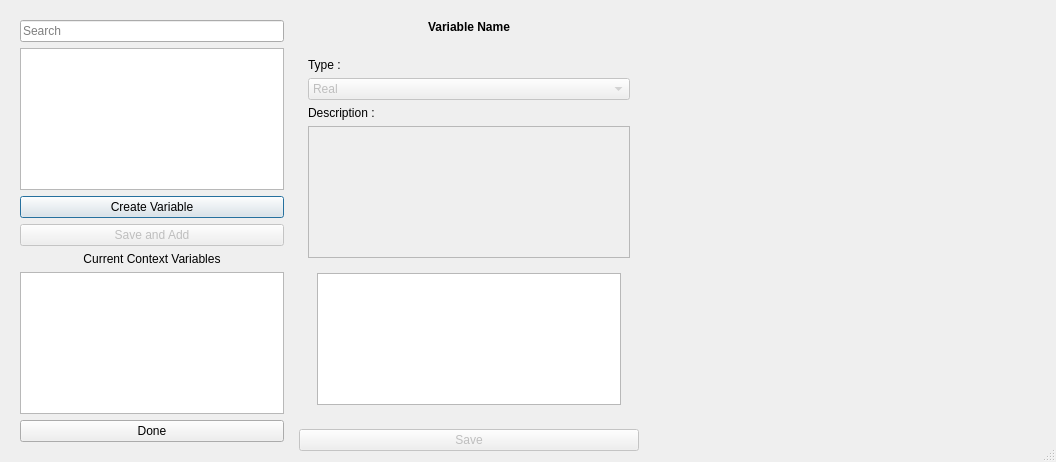
<?xml version="1.0" encoding="UTF-8"?>
<ui version="4.0">
 <class>ContextVariablesDialog</class>
 <widget class="QDialog" name="ContextVariablesDialog">
  <property name="windowModality">
   <enum>Qt::ApplicationModal</enum>
  </property>
  <property name="geometry">
   <rect>
    <x>0</x>
    <y>0</y>
    <width>1052</width>
    <height>462</height>
   </rect>
  </property>
  <property name="windowTitle">
   <string>Select Context Variables</string>
  </property>
  <property name="locale">
   <locale language="English" country="UnitedStates"/>
  </property>
  <property name="sizeGripEnabled">
   <bool>true</bool>
  </property>
  <property name="modal">
   <bool>true</bool>
  </property>
  <layout class="QHBoxLayout" name="horizontalLayout" stretch="2,1,3">
   <item>
    <widget class="QFrame" name="frame_3">
     <property name="frameShape">
      <enum>QFrame::NoFrame</enum>
     </property>
     <property name="frameShadow">
      <enum>QFrame::Raised</enum>
     </property>
     <layout class="QVBoxLayout" name="verticalLayout_2">
      <item>
       <widget class="QLineEdit" name="search_box">
        <property name="placeholderText">
         <string>Search</string>
        </property>
       </widget>
      </item>
      <item>
       <widget class="QTableView" name="tableView">
        <property name="sizePolicy">
         <sizepolicy hsizetype="Preferred" vsizetype="Expanding">
          <horstretch>0</horstretch>
          <verstretch>0</verstretch>
         </sizepolicy>
        </property>
        <property name="minimumSize">
         <size>
          <width>264</width>
          <height>0</height>
         </size>
        </property>
        <property name="contextMenuPolicy">
         <enum>Qt::CustomContextMenu</enum>
        </property>
        <property name="alternatingRowColors">
         <bool>true</bool>
        </property>
        <property name="selectionMode">
         <enum>QAbstractItemView::SingleSelection</enum>
        </property>
        <property name="selectionBehavior">
         <enum>QAbstractItemView::SelectRows</enum>
        </property>
        <property name="sortingEnabled">
         <bool>true</bool>
        </property>
        <property name="cornerButtonEnabled">
         <bool>false</bool>
        </property>
        <attribute name="horizontalHeaderShowSortIndicator" stdset="0">
         <bool>true</bool>
        </attribute>
        <attribute name="horizontalHeaderStretchLastSection">
         <bool>true</bool>
        </attribute>
        <attribute name="verticalHeaderCascadingSectionResizes">
         <bool>true</bool>
        </attribute>
        <attribute name="verticalHeaderShowSortIndicator" stdset="0">
         <bool>false</bool>
        </attribute>
        <attribute name="verticalHeaderStretchLastSection">
         <bool>true</bool>
        </attribute>
       </widget>
      </item>
      <item>
       <widget class="QPushButton" name="create_varible_button">
        <property name="text">
         <string>Create Variable</string>
        </property>
       </widget>
      </item>
      <item>
       <widget class="QPushButton" name="add_button">
        <property name="enabled">
         <bool>false</bool>
        </property>
        <property name="text">
         <string>Save and Add</string>
        </property>
       </widget>
      </item>
      <item>
       <spacer name="verticalSpacer">
        <property name="orientation">
         <enum>Qt::Vertical</enum>
        </property>
        <property name="sizeType">
         <enum>QSizePolicy::Expanding</enum>
        </property>
        <property name="sizeHint" stdset="0">
         <size>
          <width>20</width>
          <height>10</height>
         </size>
        </property>
       </spacer>
      </item>
      <item>
       <widget class="QLabel" name="label">
        <property name="text">
         <string>Current Context Variables</string>
        </property>
        <property name="alignment">
         <set>Qt::AlignCenter</set>
        </property>
       </widget>
      </item>
      <item>
       <widget class="QTableView" name="current_variables">
        <property name="contextMenuPolicy">
         <enum>Qt::CustomContextMenu</enum>
        </property>
        <property name="alternatingRowColors">
         <bool>true</bool>
        </property>
        <property name="selectionBehavior">
         <enum>QAbstractItemView::SelectRows</enum>
        </property>
        <property name="sortingEnabled">
         <bool>true</bool>
        </property>
        <attribute name="horizontalHeaderStretchLastSection">
         <bool>true</bool>
        </attribute>
       </widget>
      </item>
      <item>
       <widget class="QPushButton" name="done_button">
        <property name="text">
         <string>Done</string>
        </property>
       </widget>
      </item>
     </layout>
    </widget>
   </item>
   <item>
    <widget class="QFrame" name="frame">
     <property name="minimumSize">
      <size>
       <width>340</width>
       <height>0</height>
      </size>
     </property>
     <property name="frameShape">
      <enum>QFrame::NoFrame</enum>
     </property>
     <property name="frameShadow">
      <enum>QFrame::Raised</enum>
     </property>
     <layout class="QVBoxLayout" name="verticalLayout" stretch="1,1,0">
      <property name="leftMargin">
       <number>0</number>
      </property>
      <property name="rightMargin">
       <number>0</number>
      </property>
      <property name="bottomMargin">
       <number>0</number>
      </property>
      <item>
       <widget class="QLabel" name="var_name">
        <property name="maximumSize">
         <size>
          <width>16777215</width>
          <height>23</height>
         </size>
        </property>
        <property name="font">
         <font>
          <weight>75</weight>
          <bold>true</bold>
         </font>
        </property>
        <property name="text">
         <string>Variable Name</string>
        </property>
        <property name="alignment">
         <set>Qt::AlignHCenter|Qt::AlignTop</set>
        </property>
        <property name="textInteractionFlags">
         <set>Qt::LinksAccessibleByMouse|Qt::TextSelectableByMouse</set>
        </property>
       </widget>
      </item>
      <item>
       <widget class="QFrame" name="frame_2">
        <property name="frameShape">
         <enum>QFrame::NoFrame</enum>
        </property>
        <property name="frameShadow">
         <enum>QFrame::Raised</enum>
        </property>
        <layout class="QVBoxLayout" name="verticalLayout_3">
         <item>
          <widget class="QLabel" name="label_2">
           <property name="text">
            <string>Type :</string>
           </property>
           <property name="buddy">
            <cstring>var_type_combo</cstring>
           </property>
          </widget>
         </item>
         <item>
          <widget class="QComboBox" name="var_type_combo">
           <property name="enabled">
            <bool>false</bool>
           </property>
           <item>
            <property name="text">
             <string>Real</string>
            </property>
           </item>
           <item>
            <property name="text">
             <string>Nominal</string>
            </property>
           </item>
          </widget>
         </item>
         <item>
          <widget class="QLabel" name="label_3">
           <property name="text">
            <string>Description :</string>
           </property>
          </widget>
         </item>
         <item>
          <widget class="QPlainTextEdit" name="var_description">
           <property name="enabled">
            <bool>false</bool>
           </property>
          </widget>
         </item>
         <item>
          <widget class="QStackedWidget" name="details_frame">
           <property name="currentIndex">
            <number>0</number>
           </property>
           <widget class="QWidget" name="nominal_page">
            <layout class="QHBoxLayout" name="horizontalLayout_3">
             <item>
              <widget class="QTableView" name="labels_names_table">
               <attribute name="horizontalHeaderStretchLastSection">
                <bool>true</bool>
               </attribute>
               <attribute name="verticalHeaderStretchLastSection">
                <bool>false</bool>
               </attribute>
              </widget>
             </item>
            </layout>
           </widget>
           <widget class="QWidget" name="real_page">
            <layout class="QGridLayout" name="gridLayout_3">
             <item row="0" column="0">
              <widget class="QLabel" name="label_4">
               <property name="toolTip">
                <string>Select the expected minimum value for this variable</string>
               </property>
               <property name="text">
                <string>Minimum</string>
               </property>
               <property name="buddy">
                <cstring>minimum_val</cstring>
               </property>
              </widget>
             </item>
             <item row="0" column="1">
              <widget class="QDoubleSpinBox" name="minimum_val">
               <property name="maximum">
                <double>9999.000000000000000</double>
               </property>
              </widget>
             </item>
             <item row="0" column="3">
              <spacer name="horizontalSpacer">
               <property name="orientation">
                <enum>Qt::Horizontal</enum>
               </property>
               <property name="sizeHint" stdset="0">
                <size>
                 <width>40</width>
                 <height>20</height>
                </size>
               </property>
              </spacer>
             </item>
             <item row="0" column="4">
              <widget class="QLabel" name="label_5">
               <property name="toolTip">
                <string>Select the expected maximum value for this variable</string>
               </property>
               <property name="text">
                <string>Maximum</string>
               </property>
               <property name="buddy">
                <cstring>maximum_val</cstring>
               </property>
              </widget>
             </item>
             <item row="0" column="5">
              <widget class="QDoubleSpinBox" name="maximum_val">
               <property name="maximum">
                <double>9999999.000000000000000</double>
               </property>
              </widget>
             </item>
             <item row="1" column="0">
              <widget class="QLabel" name="label_6">
               <property name="toolTip">
                <string>Select the optimal value for this value, the value that would be considered &quot;good&quot;</string>
               </property>
               <property name="text">
                <string>Optimum</string>
               </property>
              </widget>
             </item>
             <item row="1" column="1">
              <widget class="QSpinBox" name="optimum_val">
               <property name="suffix">
                <string>%</string>
               </property>
               <property name="maximum">
                <number>100</number>
               </property>
              </widget>
             </item>
             <item row="1" column="2">
              <widget class="QLabel" name="label_7">
               <property name="text">
                <string> = </string>
               </property>
               <property name="alignment">
                <set>Qt::AlignRight|Qt::AlignTrailing|Qt::AlignVCenter</set>
               </property>
              </widget>
             </item>
             <item row="1" column="3">
              <widget class="QLabel" name="optimum_real_value">
               <property name="text">
                <string>0</string>
               </property>
              </widget>
             </item>
             <item row="2" column="0" colspan="6">
              <widget class="QSlider" name="horizontalSlider">
               <property name="locale">
                <locale language="English" country="UnitedStates"/>
               </property>
               <property name="maximum">
                <number>100</number>
               </property>
               <property name="pageStep">
                <number>10</number>
               </property>
               <property name="orientation">
                <enum>Qt::Horizontal</enum>
               </property>
               <property name="tickPosition">
                <enum>QSlider::NoTicks</enum>
               </property>
              </widget>
             </item>
             <item row="3" column="0">
              <spacer name="verticalSpacer_2">
               <property name="orientation">
                <enum>Qt::Vertical</enum>
               </property>
               <property name="sizeHint" stdset="0">
                <size>
                 <width>20</width>
                 <height>91</height>
                </size>
               </property>
              </spacer>
             </item>
            </layout>
           </widget>
          </widget>
         </item>
        </layout>
       </widget>
      </item>
      <item>
       <widget class="QFrame" name="frame_4">
        <property name="frameShape">
         <enum>QFrame::NoFrame</enum>
        </property>
        <property name="frameShadow">
         <enum>QFrame::Raised</enum>
        </property>
        <layout class="QHBoxLayout" name="horizontalLayout_2">
         <property name="leftMargin">
          <number>0</number>
         </property>
         <property name="topMargin">
          <number>0</number>
         </property>
         <property name="rightMargin">
          <number>0</number>
         </property>
         <property name="bottomMargin">
          <number>0</number>
         </property>
         <item>
          <widget class="QPushButton" name="save_button">
           <property name="enabled">
            <bool>false</bool>
           </property>
           <property name="text">
            <string>Save</string>
           </property>
          </widget>
         </item>
        </layout>
       </widget>
      </item>
     </layout>
    </widget>
   </item>
   <item>
    <widget class="QFrame" name="plot_frame">
     <property name="minimumSize">
      <size>
       <width>400</width>
       <height>0</height>
      </size>
     </property>
     <property name="frameShape">
      <enum>QFrame::NoFrame</enum>
     </property>
     <property name="frameShadow">
      <enum>QFrame::Raised</enum>
     </property>
    </widget>
   </item>
  </layout>
 </widget>
 <tabstops>
  <tabstop>search_box</tabstop>
  <tabstop>tableView</tabstop>
  <tabstop>var_type_combo</tabstop>
  <tabstop>var_description</tabstop>
  <tabstop>current_variables</tabstop>
  <tabstop>save_button</tabstop>
  <tabstop>done_button</tabstop>
  <tabstop>create_varible_button</tabstop>
  <tabstop>add_button</tabstop>
 </tabstops>
 <resources/>
 <connections/>
</ui>
